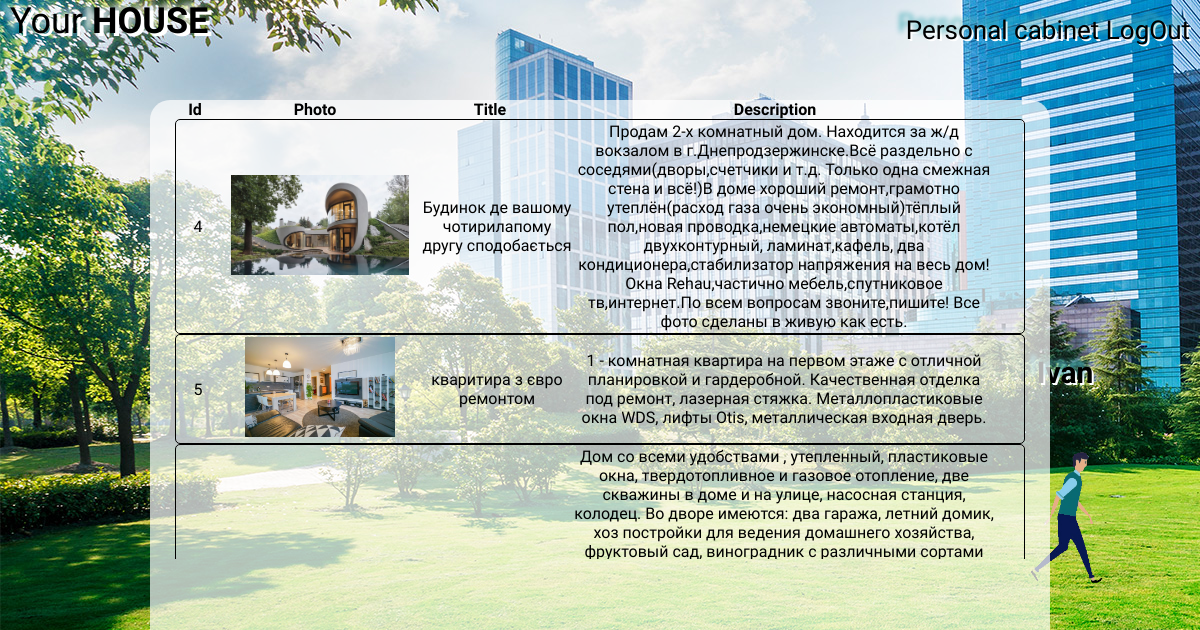
/ (signed in), run on the app's committed database.
### tables this page shows
CREATE TABLE `objects` (
  `id` int(11) NOT NULL,
  `title` varchar(255) NOT NULL,
  `type` enum('apartment','house') NOT NULL,
  `description` text NOT NULL,
  `images` text NOT NULL,
  `adress` text NOT NULL,
  `price_rent` int(11) NOT NULL,
  `price_buy` int(11) NOT NULL,
  `status` enum('rented','not_rented','') NOT NULL,
  `id_user_rented` int(255) NOT NULL,
  `owner_by` enum('investor','client','') NOT NULL
);

### modules/objects/object_list.php (the view)
<?php
    $sql = "SELECT * FROM `objects` WHERE `status` != 'rented'";
    $result = mysqli_query($connect, $sql);
    $col_rows = mysqli_num_rows($result);
    for ($i = 0; $i < $col_rows ; $i++) {
        $object = mysqli_fetch_assoc($result);
        $new_sql = "SELECT * FROM `object_owner` WHERE `id_object` = " . $object["id"] . " AND `id_owner` = " . $user_in["id"];
        $new_result = mysqli_query($connect, $new_sql);
        $new_col_rows = mysqli_num_rows($new_result);
        if ($new_col_rows == 0){
            if($object["owner_by"] != "client") {
            ?>
                <tr data-id=<?php echo $object["id"]?> onclick="openObjectId(this, <?php echo $object['id']?>)">
                    <td class="list_id"><?php echo $object["id"]?></td>
                    <td class="list_img">
                        <img src="<?php echo $object["images"]?>" alt="">
                    </td>
                    <td class="list_title"><?php echo $object["title"]?></td>
                    <td class="list_description"><?php echo $object["description"]?></td>
                </tr>
            <?php
            }
        }
    }
?>

### css/style_header.css (style rules this page uses)
* { margin: 0; padding: 0; }
html { height: 100%; }
body { height: 100%; background-image: url(/images/home.jpg); font-family: "Sriracha", cursive; }

### css/style_content.css (style rules this page uses)
.flexy tbody tr { display: inline-block; width: 100%; text-align: center; vertical-align: middle; border: 1px solid black; border-radius: 5px; }
.flexy .list_id { width: 40px; }
.flexy .list_img { width: 200px; }
.flexy .list_title { width: 150px; }
.flexy .list_description { width: 420px; }
.flexy tr td img { height: 100px; }

### data on the page
objects: id "4", images (picture), title "Будинок де вашому чотирилапому другу сподобається", description "Продам 2-х комнатный дом. Находится за ж/д вокзалом в г.Днепродзержинске.Всё раздельно с соседями(дворы,счетчики и т.д. Только одна смежная стена и всё!)В доме хороший ремонт,грамотно утеплён(расход газа очень экономный)тёплый пол,новая проводка,немецкие автоматы,котёл двухконтурный, ламинат,кафель, два кондиционера,стабилизатор напряжения на весь дом!Окна Rehau,частично мебель,cпутниковое тв,интернет.По всем вопросам звоните,пишите! Все фото сделаны в живую как есть."
objects: id "5", images (picture), title "кваритира з євро ремонтом", description "1 - комнатная квартира на первом этаже с отличной планировкой и гардеробной. Качественная отделка под ремонт, лазерная стяжка. Металлопластиковые окна WDS, лифты Otis, металлическая входная дверь."
objects: description "Дом со всеми удобствами , утепленный, пластиковые окна, твердотопливное и газовое отопление, две скважины в доме и на улице, насосная станция, колодец. Во дворе имеются: два гаража, летний домик, хоз постройки для ведения домашнего хозяйства, фруктовый сад, виноградник с различными сортами…"

### other printed values
$user_in["first_name"] "Ivan"
